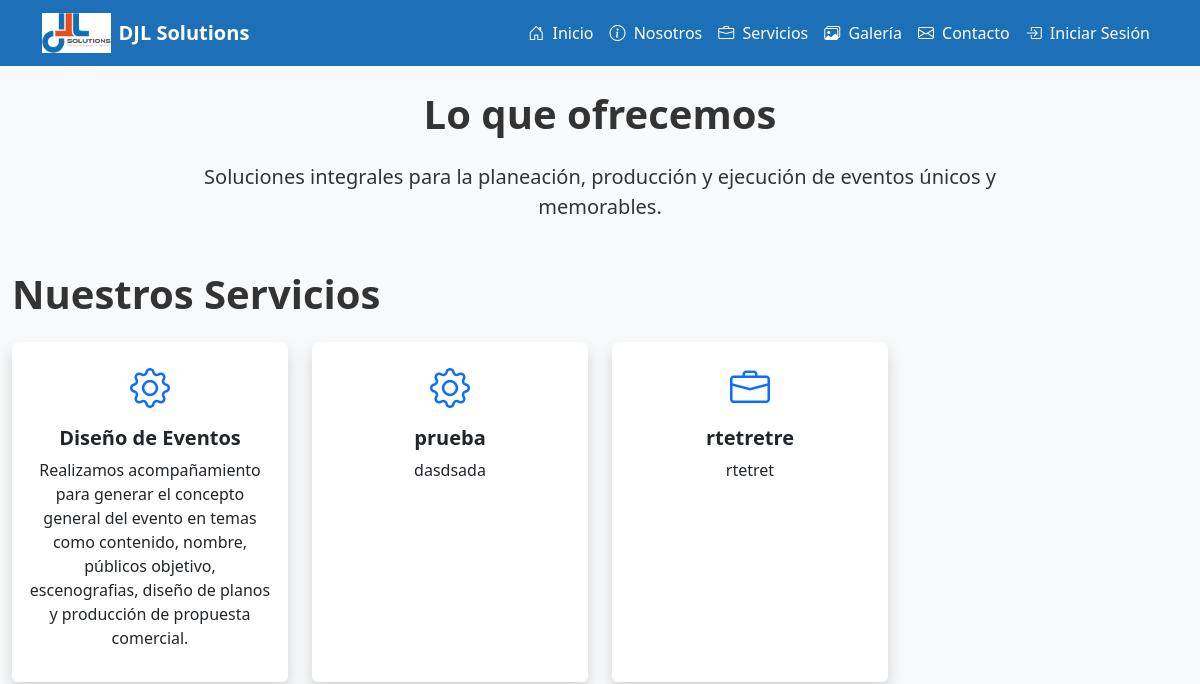
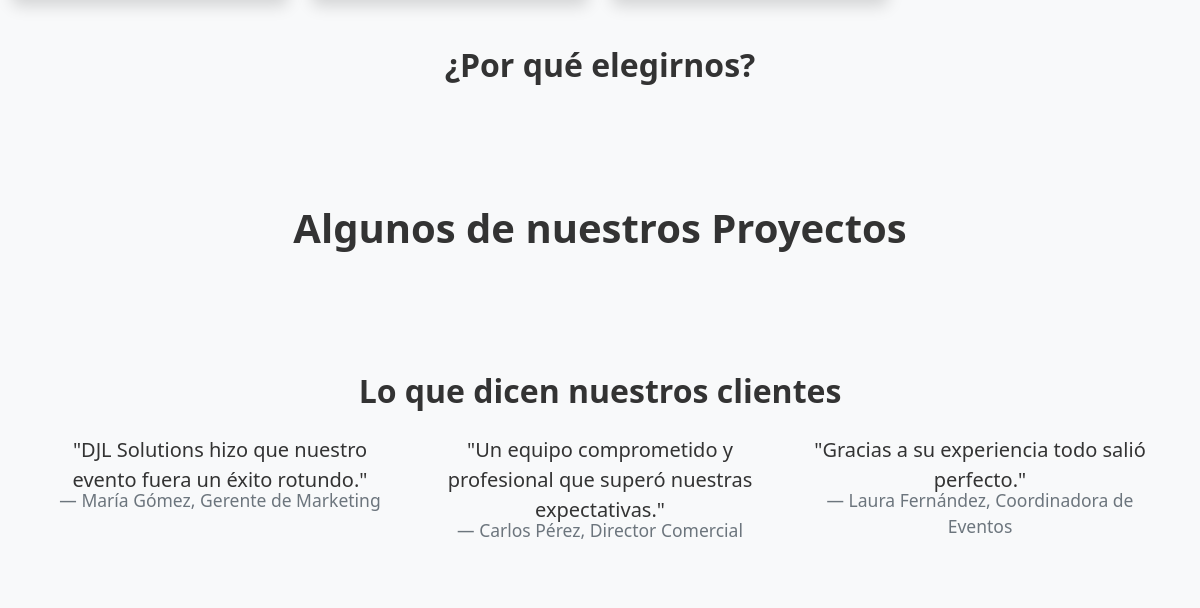
The app's page /servicios (upper part), older data (2 pictures, top to bottom).
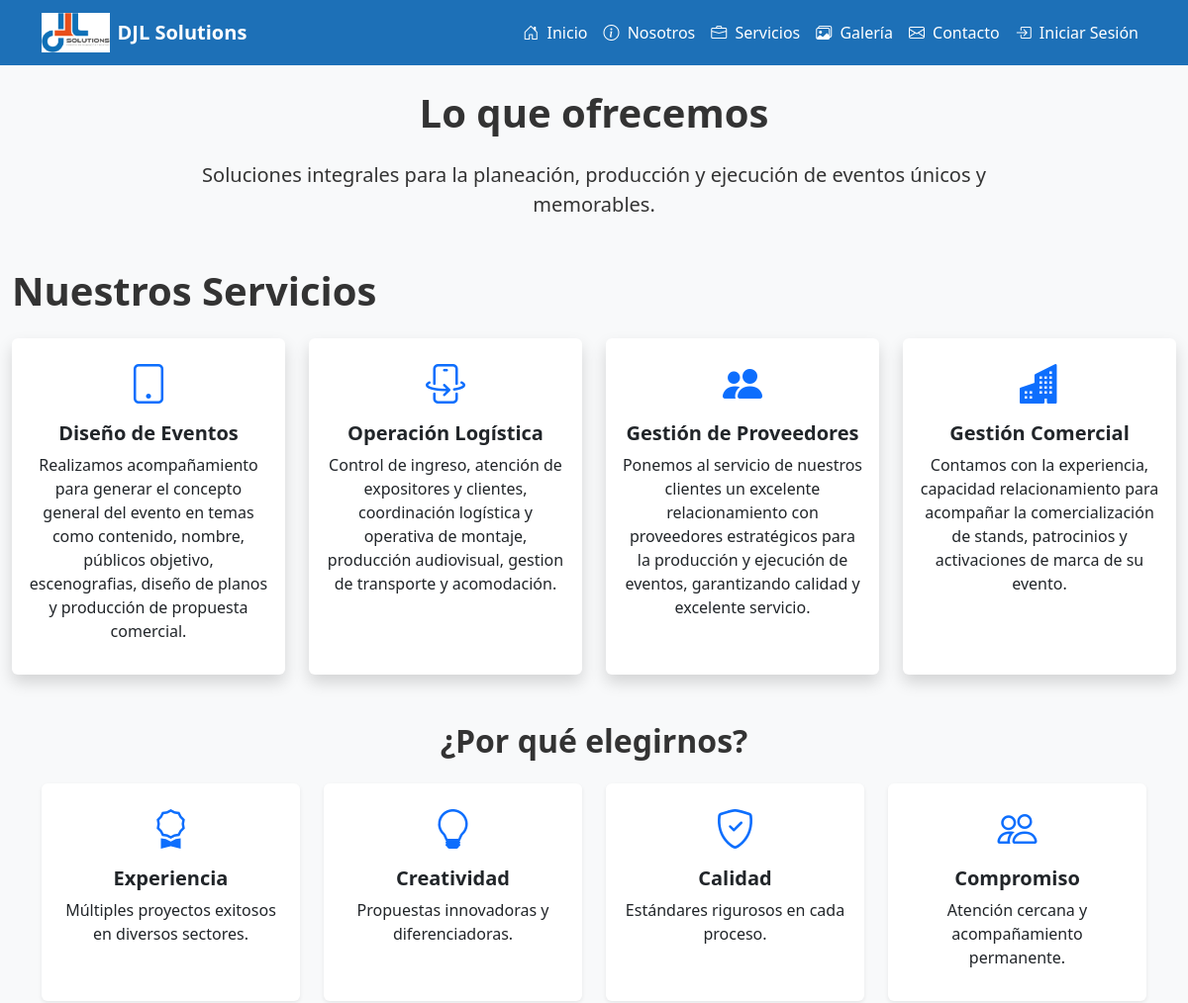
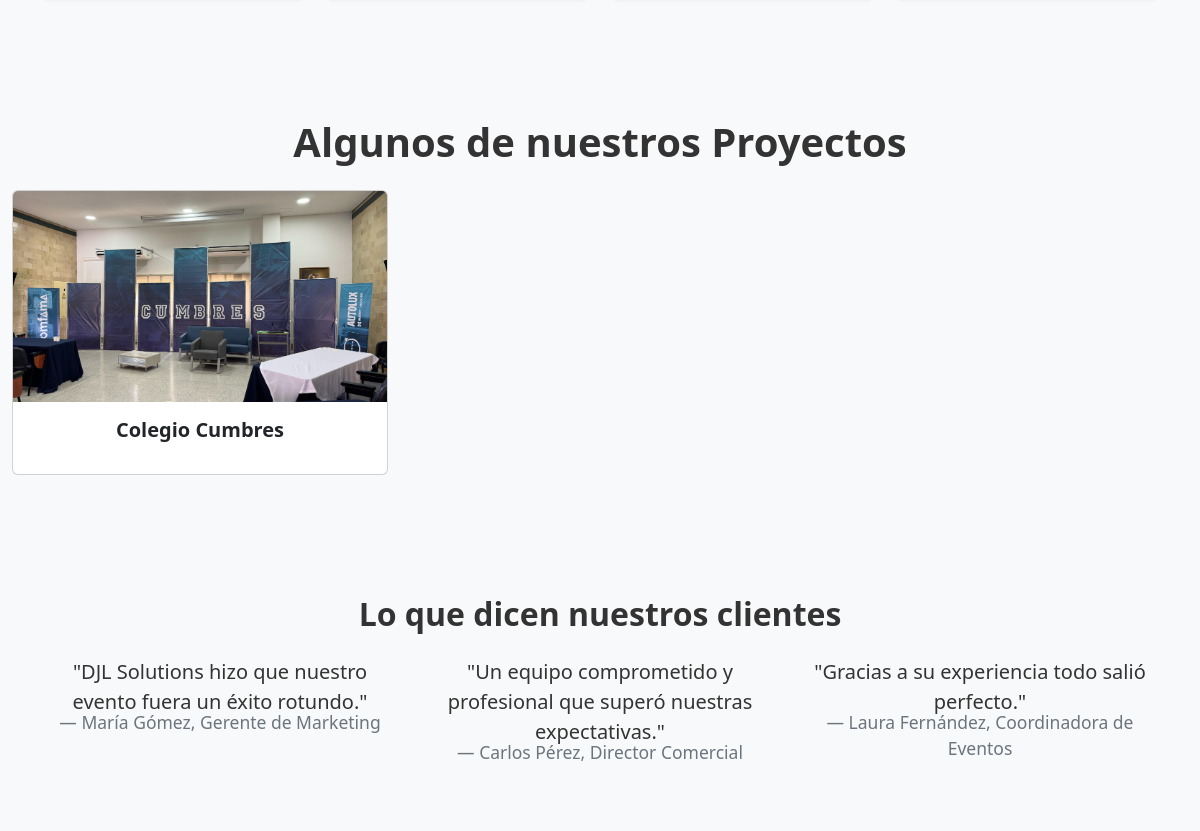
The same page, newer data (2 pictures, top to bottom).
### models.py (models this page shows)
class Service(db.Model):
    id = db.Column(db.Integer, primary_key=True)
    title = db.Column(db.String(100), nullable=False)
    description = db.Column(db.Text, nullable=False)
    icon = db.Column(db.String(50), nullable=False)  # clase de ícono Bootstrap

class Advantage(db.Model):
    id = db.Column(db.Integer, primary_key=True)
    icon = db.Column(db.String(50), nullable=False)
    title = db.Column(db.String(100), nullable=False)
    description = db.Column(db.String(255), nullable=False)

class Project(db.Model):
    id = db.Column(db.Integer, primary_key=True)
    title = db.Column(db.String(150), nullable=False)
    description = db.Column(db.Text, nullable=True)
    image_filename = db.Column(db.String(255), nullable=True)

### app.py (the view)
@app.route('/servicios')
def services():
    services = Service.query.all()
    advantages = Advantage.query.all()
    projects = Project.query.all()
    print(projects)
    return render_template('services.html', services=services, advantages=advantages, projects=projects)

### templates/services.html (shortened to what this page needs)
{% extends 'base.html' %}
{% block content %}
<section class="mb-5 text-center">
  <h1 class="fw-bold mb-4">Lo que ofrecemos</h1>
  <p class="lead mx-auto" style="max-width: 800px;">
    Soluciones integrales para la planeación, producción y ejecución de eventos únicos y memorables.
  </p>
</section>
<h1 class="fw-bold mb-4">Nuestros Servicios</h1>
<div class="row g-4">
  {% for s in services %}
  <div class="col-md-3">
    <div class="card h-100 border-0 shadow text-center">
      <div class="card-body">
        <div class="fs-1 text-primary mb-2"><i class="bi {{ s.icon }}"></i></div>
        <h5 class="fw-bold">{{ s.title }}</h5>
        <p>{{ s.description }}</p>
      </div>
    </div>
  </div>
  {% endfor %}
</div>
<section class="py-5 bg-light text-center">
  <div class="container">
    <h2 class="fw-bold mb-4">¿Por qué elegirnos?</h2>
<div class="row">
  {% for a in advantages %}
  <div class="col-md-3 text-center mb-4">
    <div class="card border-0 shadow-sm h-100 p-3">
      <i class="bi {{ a.icon }} fs-1 text-primary"></i>
      <h5 class="fw-bold mt-2">{{ a.title }}</h5>
      <p>{{ a.description }}</p>
    </div>
  </div>
  {% endfor %}
</div>
  </div>
</section>
<section class="my-5 text-center">
 <h1 class="fw-bold mb-4">Algunos de nuestros Proyectos</h1>
<div class="row">
  {% for p in projects %}
  <div class="col-md-4 mb-4">
    <div class="card h-100">
      {% if p.image_filename %}
      <img src="{{ url_for('static', filename='images/proyects/' + p.image_filename) }}" class="card-img-top" alt="{{ p.title }}">
      {% endif %}
      <div class="card-body">
        <h5 class="fw-bold">{{ p.title }}</h5>
      </div>
    </div>
  </div>
  {% endfor %}
</div>
</section>
<section class="py-5 bg-light">
  <div class="container">
    <h2 class="fw-bold text-center mb-4">Lo que dicen nuestros clientes</h2>
    <div class="row g-4">
      <div class="col-md-4">
        <blockquote class="blockquote text-center">
          <p class="mb-2">"DJL Solutions hizo que nuestro evento fuera un éxito rotundo."</p>
          <footer class="blockquote-footer">María Gómez, Gerente de Marketing</footer>
        </blockquote>
      </div>
      <div class="col-md-4">
        <blockquote class="blockquote text-center">
          <p class="mb-2">"Un equipo comprometido y profesional que superó nuestras expectativas."</p>
          <footer class="blockquote-footer">Carlos Pérez, Director Comercial</footer>
        </blockquote>
      </div>
      <div class="col-md-4">
        <blockquote class="blockquote text-center">
          <p class="mb-2">"Gracias a su experiencia todo salió perfecto."</p>
          <footer class="blockquote-footer">Laura Fernández, Coordinadora de Eventos</footer>
        </blockquote>
      </div>
    </div>
  </div>
</section>
{% endblock %}

Row changes from the older to the newer data that the page shows:
removed Service: title "prueba", description "dasdsada"
removed Service: title "rtetretre", description "rtetret"
changed Service "Diseño de Eventos": icon "bi-gear" → "bi-tablet" (drawn)
added Service: title "Operación Logística", description "Control de ingreso, atención de expositores y clientes, coordinación logística y operativa de montaje, producción audiovisual, gestion de transporte y acomodación."
added Service: title "Gestión de Proveedores", description "Ponemos al servicio de nuestros clientes un excelente relacionamiento con proveedores estratégicos para la producción y ejecución de eventos, garantizando calidad y excelente servicio."
added Service: title "Gestión Comercial", description "Contamos con la experiencia, capacidad relacionamiento para acompañar la comercialización de stands, patrocinios y activaciones de marca de su evento."
added Advantage: title "Experiencia", description "Múltiples proyectos exitosos en diversos sectores."
added Advantage: title "Creatividad", description "Propuestas innovadoras y diferenciadoras."
added Advantage: title "Calidad", description "Estándares rigurosos en cada proceso."
added Advantage: title "Compromiso", description "Atención cercana y acompañamiento permanente."
added Project: image_filename (picture), title "Colegio Cumbres"
